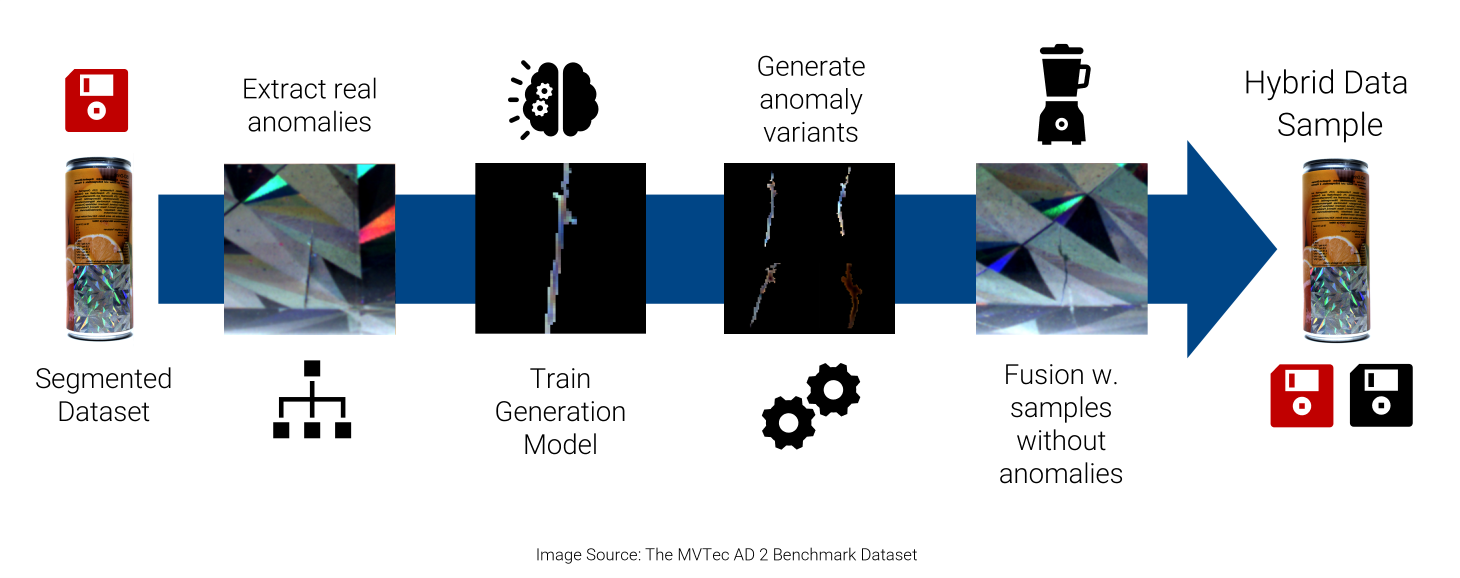
#> input picture high_level.png, 4379 x 1732 px (shown at 1/3 size)
$ python Visualizer_png.py --images .. --masks ..
#> lines starting #> are read from the running program, lines starting #| are printed output that depends on the picture
#!/usr/bin/env python3
import os
import argparse
import numpy as np
from PIL import Image
import matplotlib.pyplot as plt
from matplotlib.widgets import Button, CheckButtons

IMG_EXTS = (".png", ".jpg", ".jpeg", ".bmp", ".tif", ".tiff", ".webp")


def list_images(folder):
    files = [fn for fn in os.listdir(folder) if fn.lower().endswith(IMG_EXTS)]
    files.sort()
    return files


def load_rgb(path):
#> called with path = '../high_level.png'
    with Image.open(path) as im:
#> im is the input picture: PIL image 4379x1732 RGBA; mean R, G, B, A 199.1, 202, 205.8, 254
        return np.array(im.convert("RGB"))


def load_mask(path):
    with Image.open(path) as im:
        return np.array(im)


def build_mask_path(mask_dir, img_filename):
    base = os.path.splitext(os.path.basename(img_filename))[0][:-5]
    candidate = os.path.join(mask_dir, f"{base}_mask.png")
    if os.path.exists(candidate):
        return candidate
    candidate2 = os.path.join(mask_dir, f"{base}.png")
    if os.path.exists(candidate2):
        return candidate2
    return None


# [13 lines left out: function mask_to_rgba, not called in this run]


class Viewer:
    def __init__(self, image_dir, mask_dir, alpha=0.45):
        self.image_dir = image_dir
        self.mask_dir = mask_dir
        self.alpha = float(alpha)

        self.images = list_images(image_dir)
        if not self.images:
            raise RuntimeError(f"No images found in: {image_dir}")

        self.idx = 0
        self.overlay_on = True

        # Cached current sample
        self.cur_img_fn = None
        self.cur_img = None
        self.cur_mask = None
        self.cur_overlay = None
        self.cur_mask_path = None

        # Matplotlib
        plt.rcParams['figure.autolayout'] = True
        self.fig = plt.figure()
        manager = self.fig.canvas.manager
        if hasattr(manager, 'window'):
            manager.window.state('zoomed')

        self.fig.canvas.mpl_connect('resize_event', self.on_figure_resize)

        self._setup_layout()

        # Create suptitle ONCE
        self.suptitle_text = self.fig.suptitle("", fontsize=14)

        # Artists (reuse!)
        self.im_artist = None
        self.ov_artist = None
        self.legend_artist = None

        # UI
        self._create_buttons()

        self.fig.canvas.mpl_connect("key_press_event", self.on_key)

        self.load_current_sample()
        self.render_current_sample()

    def _setup_layout(self):
        self.fig.clear()

        # Responsive margins (as fraction of figure)
        left_margin = 0.05
        right_margin = 0.12
        bottom_margin = 0.05
        top_margin = 0.05

        # Calculate axes size
        ax_left = left_margin
        ax_width = 1 - left_margin - right_margin
        ax_bottom = bottom_margin
        ax_height = 1 - bottom_margin - top_margin

        self.ax = self.fig.add_axes([ax_left, ax_bottom, ax_width, ax_height])
        self.ax.axis("off")

    def _create_buttons(self):
        """Create buttons with responsive positioning."""
        button_area_left = 0.82
        button_width = 0.15
        button_height_fraction = 0.06

        button_y_top = 0.85
        button_y_spacing = 0.12

        # Checkbox for overlay (top)
        ax_check = self.fig.add_axes([button_area_left, button_y_top - 0.08, button_width, 0.08])
        self.check = CheckButtons(ax_check, ["Overlay"], [self.overlay_on])
        self.check.on_clicked(self.on_toggle)

        # Navigation buttons (middle area)
        y_pos = button_y_top - button_y_spacing
        ax_back = self.fig.add_axes([button_area_left, y_pos, button_width, button_height_fraction])
        self.btn_back = Button(ax_back, "Back")
        self.btn_back.on_clicked(self.on_back)

        y_pos -= button_y_spacing
        ax_next = self.fig.add_axes([button_area_left, y_pos, button_width, button_height_fraction])
        self.btn_next = Button(ax_next, "Next")
        self.btn_next.on_clicked(self.on_next)

        y_pos -= button_y_spacing
        ax_del = self.fig.add_axes([button_area_left, y_pos, button_width, button_height_fraction])
        self.btn_del = Button(ax_del, "Delete")
        self.btn_del.on_clicked(self.on_delete)

    def on_figure_resize(self, event):
        if hasattr(self, 'ax'):
            self.render_current_sample()

    def _set_status(self, msg: str):
        self.suptitle_text.set_text(msg or "")
        self.fig.canvas.draw_idle()

    def load_current_sample(self):
        """Load image/mask/overlay only when index changes (or after delete)."""
        if not self.images:
            self.cur_img_fn = None
            self.cur_img = None
            self.cur_mask = None
            self.cur_overlay = None
            self.cur_mask_path = None
            return

        img_fn = self.images[self.idx]
        if img_fn == self.cur_img_fn:
            return  # already cached

        img_path = os.path.join(self.image_dir, img_fn)
        img = load_rgb(img_path)

        mask_path = build_mask_path(self.mask_dir, img_fn)
        mask = None
        overlay = None

        if mask_path is not None and os.path.exists(mask_path):
            mask = load_mask(mask_path)
            if mask.shape[0] != img.shape[0] or mask.shape[1] != img.shape[1]:
                mask = np.array(
                    Image.fromarray(mask).resize(
                        (img.shape[1], img.shape[0]),
                        resample=Image.NEAREST
                    )
                )
            overlay = mask_to_rgba(mask, alpha=self.alpha)

        self.cur_img_fn = img_fn
        self.cur_img = img
        self.cur_mask = mask
        self.cur_overlay = overlay
        self.cur_mask_path = mask_path

    def render_current_sample(self):
        """Render using reusable artists (fast + avoids buildup)."""
        if not self.images:
            self._set_status("Keine Bilder mehr vorhanden. Fenster wird geschlossen.")
            plt.close(self.fig)
            return

        img_fn = self.cur_img_fn
        title = f"{self.idx+1}/{len(self.images)}  |  {img_fn}"
        if self.cur_mask_path is None:
            title += "  |  (NO MASK FOUND)"

        fig_width_inch = self.fig.get_figwidth()
        dpi = self.fig.dpi
        fig_width_pixels = fig_width_inch * dpi
        title_fontsize = max(12, int(fig_width_pixels / 120))

        self.ax.set_title(title, fontsize=title_fontsize)

        # Image artist
        if self.im_artist is None:
            self.im_artist = self.ax.imshow(self.cur_img)
        else:
            self.im_artist.set_data(self.cur_img)

        # Overlay artist
        if self.cur_overlay is not None:
            if self.ov_artist is None:
                self.ov_artist = self.ax.imshow(self.cur_overlay)
            else:
                self.ov_artist.set_data(self.cur_overlay)
            self.ov_artist.set_visible(self.overlay_on)
        else:
            if self.ov_artist is not None:
                self.ov_artist.set_visible(False)

        # Legend artist
        if self.cur_mask is not None:
            labels = np.unique(self.cur_mask)
            labels = labels[labels != 0]
            if labels.size > 0:
                txt = "Labels: " + ", ".join(map(str, labels.tolist()))
                legend_fontsize = max(10, int(fig_width_pixels / 150))
                if self.legend_artist is None:
                    self.legend_artist = self.ax.text(
                        0.01, 0.01, txt,
                        transform=self.ax.transAxes,
                        fontsize=legend_fontsize,
                        va="bottom",
                        ha="left",
                        bbox=dict(boxstyle="round,pad=0.3", facecolor="white", alpha=0.7, edgecolor="none"),
                    )
                else:
                    self.legend_artist.set_text(txt)
                    self.legend_artist.set_fontsize(legend_fontsize)
                    self.legend_artist.set_visible(True)
            else:
                if self.legend_artist is not None:
                    self.legend_artist.set_visible(False)
        else:
            if self.legend_artist is not None:
                self.legend_artist.set_visible(False)

        self.fig.canvas.draw_idle()

    # [86 lines left out: functions on_next, on_back, on_toggle, on_delete, on_key, not called in this run]


def main():
    ap = argparse.ArgumentParser()
    ap.add_argument("--images", required=True, help="Folder with original images")
    ap.add_argument("--masks", required=True, help="Folder with PNG masks (*_mask.png)")
    ap.add_argument("--alpha", type=float, default=0.45, help="Overlay transparency (0..1)")
    args = ap.parse_args()

    Viewer(args.images, args.masks, alpha=args.alpha)
    plt.show()
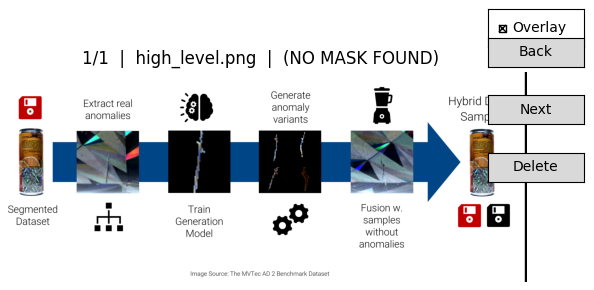
#> figure drawn by matplotlib, 2 panels


if __name__ == "__main__":
    main()
